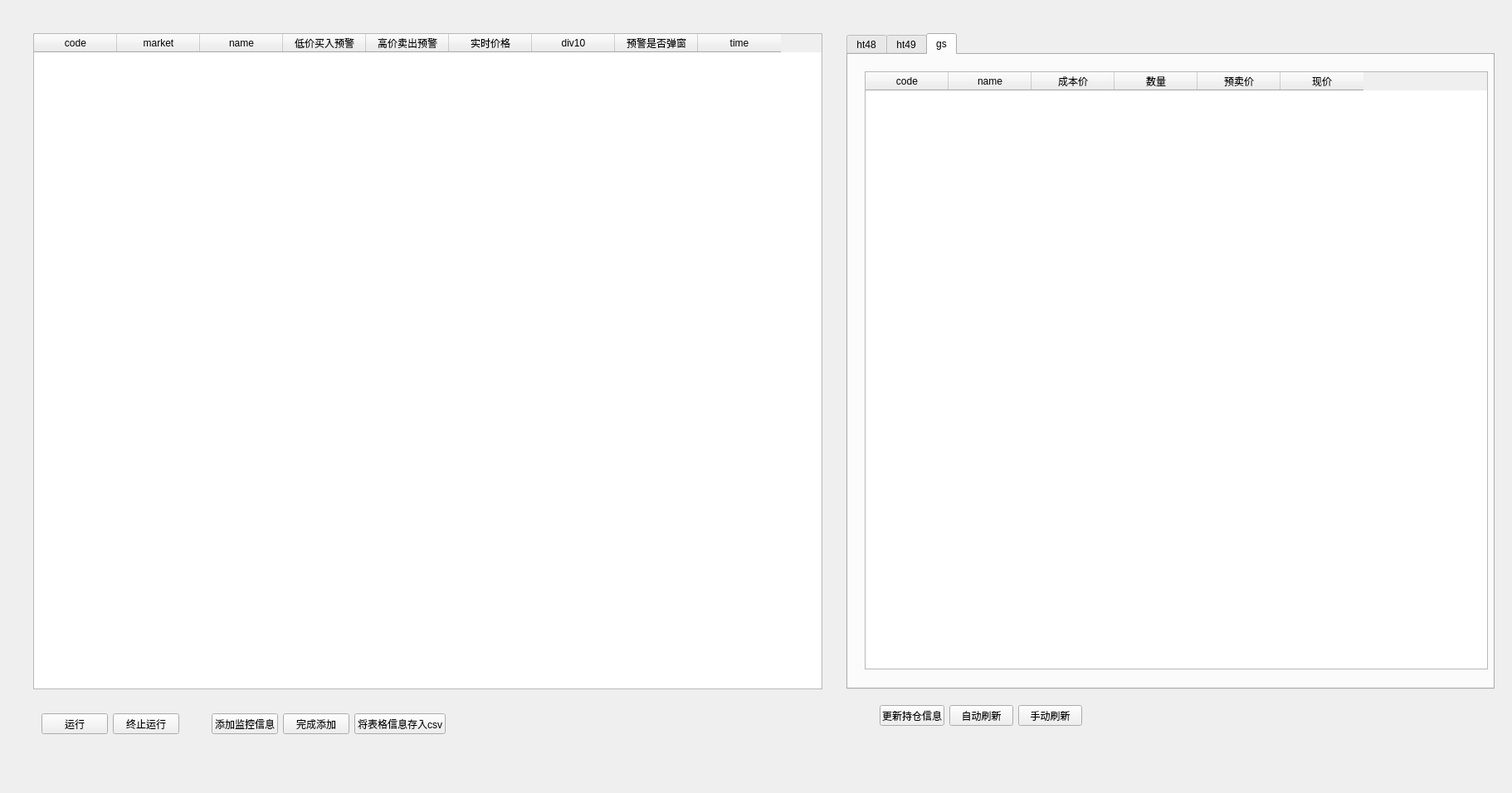
<?xml version="1.0" encoding="UTF-8"?>
<ui version="4.0">
 <class>watchdog</class>
 <widget class="QWidget" name="watchdog">
  <property name="geometry">
   <rect>
    <x>0</x>
    <y>0</y>
    <width>1822</width>
    <height>956</height>
   </rect>
  </property>
  <property name="windowTitle">
   <string>Form</string>
  </property>
  <widget class="QTableWidget" name="tableWidget">
   <property name="geometry">
    <rect>
     <x>40</x>
     <y>40</y>
     <width>951</width>
     <height>791</height>
    </rect>
   </property>
   <column>
    <property name="text">
     <string>code</string>
    </property>
   </column>
   <column>
    <property name="text">
     <string>market</string>
    </property>
   </column>
   <column>
    <property name="text">
     <string>name</string>
    </property>
   </column>
   <column>
    <property name="text">
     <string>低价买入预警</string>
    </property>
   </column>
   <column>
    <property name="text">
     <string>高价卖出预警</string>
    </property>
   </column>
   <column>
    <property name="text">
     <string>实时价格</string>
    </property>
   </column>
   <column>
    <property name="text">
     <string>div10</string>
    </property>
   </column>
   <column>
    <property name="text">
     <string>预警是否弹窗</string>
    </property>
   </column>
   <column>
    <property name="text">
     <string>time</string>
    </property>
   </column>
  </widget>
  <widget class="QTabWidget" name="tabWidget">
   <property name="geometry">
    <rect>
     <x>1020</x>
     <y>40</y>
     <width>781</width>
     <height>791</height>
    </rect>
   </property>
   <property name="currentIndex">
    <number>2</number>
   </property>
   <widget class="QWidget" name="tab">
    <attribute name="title">
     <string>ht48</string>
    </attribute>
    <widget class="QTableWidget" name="tableWidget_2">
     <property name="geometry">
      <rect>
       <x>10</x>
       <y>10</y>
       <width>741</width>
       <height>731</height>
      </rect>
     </property>
     <column>
      <property name="text">
       <string>code</string>
      </property>
     </column>
     <column>
      <property name="text">
       <string>name</string>
      </property>
     </column>
     <column>
      <property name="text">
       <string>成本价</string>
      </property>
     </column>
     <column>
      <property name="text">
       <string>数量</string>
      </property>
     </column>
     <column>
      <property name="text">
       <string>预卖价</string>
      </property>
     </column>
     <column>
      <property name="text">
       <string>现价</string>
      </property>
     </column>
    </widget>
   </widget>
   <widget class="QWidget" name="tab_2">
    <attribute name="title">
     <string>ht49</string>
    </attribute>
    <widget class="QTableWidget" name="tableWidget_3">
     <property name="geometry">
      <rect>
       <x>10</x>
       <y>20</y>
       <width>751</width>
       <height>731</height>
      </rect>
     </property>
     <column>
      <property name="text">
       <string>code</string>
      </property>
     </column>
     <column>
      <property name="text">
       <string>name</string>
      </property>
     </column>
     <column>
      <property name="text">
       <string>成本价</string>
      </property>
     </column>
     <column>
      <property name="text">
       <string>数量</string>
      </property>
     </column>
     <column>
      <property name="text">
       <string>预卖价</string>
      </property>
     </column>
     <column>
      <property name="text">
       <string>现价</string>
      </property>
     </column>
    </widget>
   </widget>
   <widget class="QWidget" name="tab_3">
    <attribute name="title">
     <string>gs</string>
    </attribute>
    <widget class="QTableWidget" name="tableWidget_4">
     <property name="geometry">
      <rect>
       <x>20</x>
       <y>20</y>
       <width>751</width>
       <height>721</height>
      </rect>
     </property>
     <column>
      <property name="text">
       <string>code</string>
      </property>
     </column>
     <column>
      <property name="text">
       <string>name</string>
      </property>
     </column>
     <column>
      <property name="text">
       <string>成本价</string>
      </property>
     </column>
     <column>
      <property name="text">
       <string>数量</string>
      </property>
     </column>
     <column>
      <property name="text">
       <string>预卖价</string>
      </property>
     </column>
     <column>
      <property name="text">
       <string>现价</string>
      </property>
     </column>
    </widget>
   </widget>
  </widget>
  <widget class="QWidget" name="layoutWidget">
   <property name="geometry">
    <rect>
     <x>50</x>
     <y>860</y>
     <width>487</width>
     <height>25</height>
    </rect>
   </property>
   <layout class="QHBoxLayout" name="horizontalLayout">
    <item>
     <widget class="QPushButton" name="pushButton">
      <property name="text">
       <string>运行</string>
      </property>
     </widget>
    </item>
    <item>
     <widget class="QPushButton" name="pushButton_2">
      <property name="text">
       <string>终止运行</string>
      </property>
     </widget>
    </item>
    <item>
     <spacer name="horizontalSpacer">
      <property name="orientation">
       <enum>Qt::Horizontal</enum>
      </property>
      <property name="sizeHint" stdset="0">
       <size>
        <width>40</width>
        <height>20</height>
       </size>
      </property>
     </spacer>
    </item>
    <item>
     <widget class="QPushButton" name="pushButton_4">
      <property name="text">
       <string>添加监控信息</string>
      </property>
     </widget>
    </item>
    <item>
     <widget class="QPushButton" name="pushButton_5">
      <property name="text">
       <string>完成添加</string>
      </property>
     </widget>
    </item>
    <item>
     <widget class="QPushButton" name="pushButton_3">
      <property name="text">
       <string>将表格信息存入csv</string>
      </property>
     </widget>
    </item>
   </layout>
  </widget>
  <widget class="QWidget" name="layoutWidget">
   <property name="geometry">
    <rect>
     <x>1060</x>
     <y>850</y>
     <width>244</width>
     <height>25</height>
    </rect>
   </property>
   <layout class="QHBoxLayout" name="horizontalLayout_2">
    <item>
     <widget class="QPushButton" name="pushButton_6">
      <property name="text">
       <string>更新持仓信息</string>
      </property>
     </widget>
    </item>
    <item>
     <widget class="QPushButton" name="pushButton_7">
      <property name="text">
       <string>自动刷新</string>
      </property>
     </widget>
    </item>
    <item>
     <widget class="QPushButton" name="pushButton_8">
      <property name="text">
       <string>手动刷新</string>
      </property>
     </widget>
    </item>
   </layout>
  </widget>
 </widget>
 <resources/>
 <connections/>
</ui>
